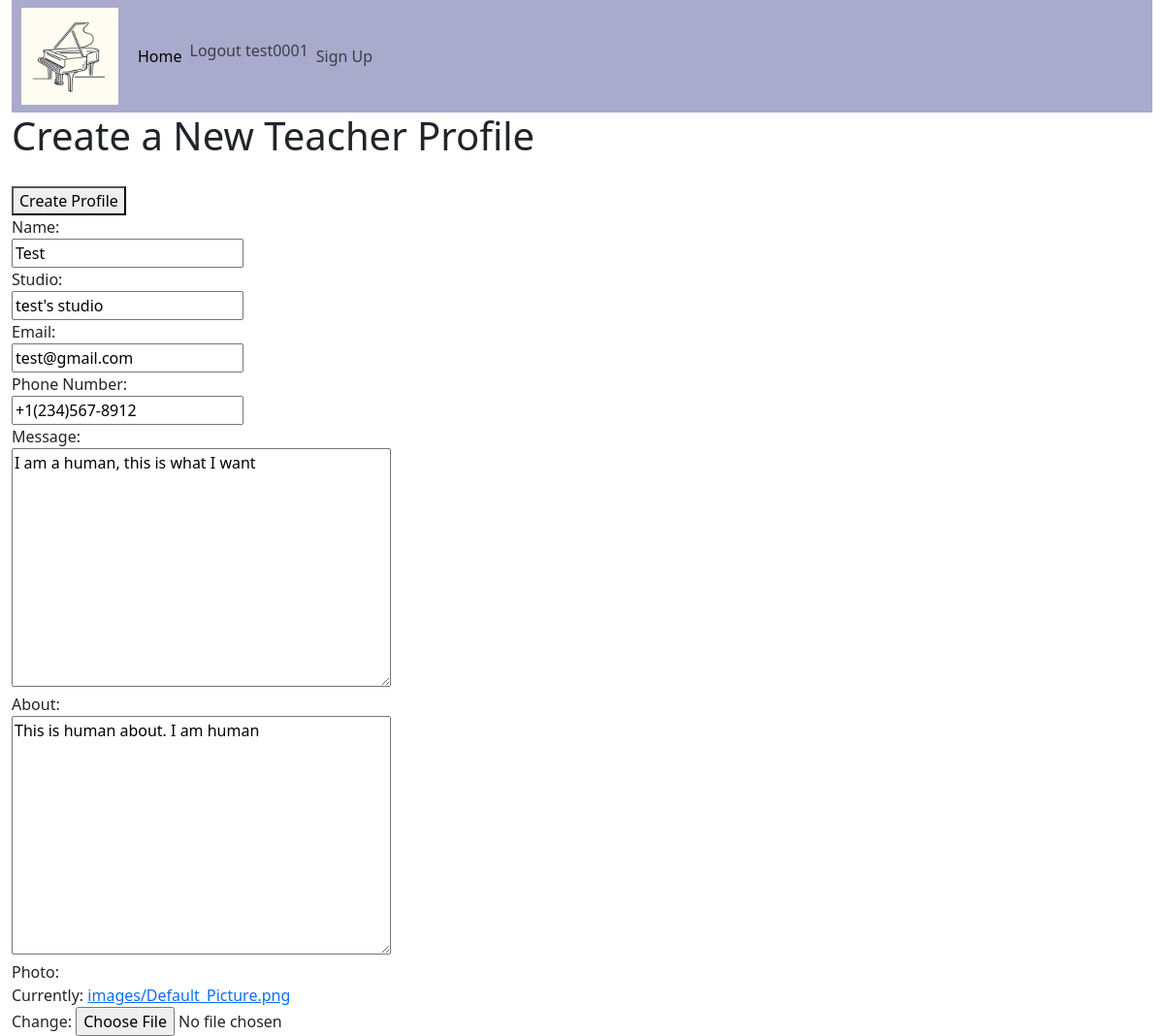
/teacher/update/test (signed in), run on the app's committed database.
### piano_project/models.py (models this page shows, shortened)
class teacher(models.Model):
    user = models.OneToOneField(User, null=True, on_delete=models.CASCADE)
    name = models.CharField(max_length=200)
    studio = models.CharField(max_length=500)
    message = models.TextField(max_length=2000)
    about = models.TextField(max_length=2000)
    email = models.CharField(max_length=200)
    active = models.BooleanField(default=True)
    phone_number = models.CharField(max_length=20)
    slug = models.SlugField(null=False, unique=True)
    photo = models.ImageField(upload_to='images/')

### piano_project/decorators.py (the view)
        def wrapper_func(request, *args, **kwargs):
            print('role', allowed_roles)
            group = None
            if request.user.groups.exists():
                group = request.user.groups.all()[0].name
            if group in allowed_roles:
                return view_func(request, *args, **kwargs)
            else:
                return HttpResponse('You are not authorized to view this page')

### piano_project/forms.py
class teacherForm(ModelForm):
    class Meta:
        model = teacher
        fields='__all__'
        exclude=['user','slug','active']

### piano_project/views.py (called while the page is built, shortened)
@login_required(login_url='login')
@allowed_users(allowed_roles='teacher_role')
def updateTeacher(request, slug):
    target_teacher = teacher.objects.get(slug=slug)
    form = teacherForm(instance=target_teacher)
    context = {'form': form}
    return render(request, 'piano_project/teacher_form.html', context)

### piano_project/templates/piano_project/teacher_form.html (shortened to what this page needs)
{% extends "piano_project/base_template.html" %}
{% block content %}
<h1>Create a New Teacher Profile</h1>
    <form method="post" enctype="multipart/form-data">
        <div>
        <button type="submit" style="margin-top: 20px">Create Profile</button>
        </div>
        <label for="id_name">Name:</label>
        <div>
            {{ form.name }}
        </div>
        <label for="id_studio">Studio:</label>
        <div>
            {{ form.studio }}
        </div>
        <label for="id_email"> Email:</label>
        <div>
            {{ form.email }}
        </div>
        <label for="id_phone_number">Phone Number:</label>
        <div>
            {{ form.phone_number }}
        </div>
        <label for="id_message">Message:</label>
        <div>
            {{ form.message }}
        </div>
        <label for="id_about">About:</label>
        <div>
            {{ form.about }}
        </div>
        <label for="id_photo">Photo:</label>
        <div>
            {{ form.photo }}
        </div>
    </form>
{% endblock %}

### piano_project/templates/piano_project/base_template.html (shortened to what this page needs)
{% load static %}
<!DOCTYPE html>
<html lang="en">
 <head>
   <link href="https://cdn.jsdelivr.net/npm/bootstrap@5.3.1/dist/css/bootstrap.min.css" rel="stylesheet">
 </head>
 <body>
   <div class="container-fluid">
     <nav class="navbar navbar-expand-lg navbar-color">
       <img src="{% static 'images/piano.png' %}" width="110" height="100"style="padding-left: 10px;">
       <div class="container-fluid">
         <div class="collapse navbar-collapse" id="navbarNavAltMarkup">
           <div class="navbar-nav">
             <a class="nav-link active" aria-current="page" href="{% url 'index' %}">Home</a>
             {% if user.is_authenticated %}
              <form action="{% url 'logout' %}" method="post" style="display: inline;">
                <button type="submit" class="btn btn-link nav-link" style="display: inline; padding: 0; background: none; border: none;">Logout {{ user.get_username }}</button>
              </form>
             {% else %}
               <a class="nav-link" href="{% url 'login' %}?next={{ request.path }}">Login</a>
             {% endif %}
             <a class="nav-link" href="{% url 'register_page' %}?next={{ request.path }}">Sign Up</a>
           </div>
         </div>
       </div>
     </nav>
       <div class="col-sm-10">
         {% block content %}
         {% endblock %}
       </div>
     </div>
 </body>
</html>

### piano_project/templates/piano_project/base_template.html (style rules this page uses)
.navbar-color { background-color: #AAAACC; color: white; border-color: #AAAACC; }

### data on the page
teacher: name "Test", studio "test's studio", email "test@gmail.com", phone_number "+1(234)567-8912", message "I am a human, this is what I want", about "This is human about. I am human"

### other printed values
{{ user.get_username }} "test0001"
